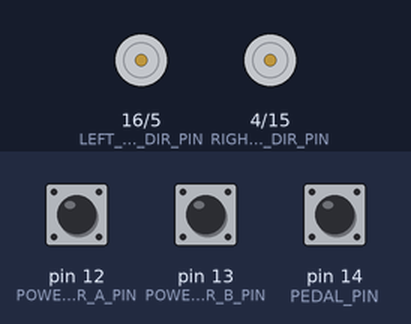
The sketch below on a simulated Arduino Uno, built with avr-gcc and run on an emulated ATmega328P. On the bench: direction and speed pins drawn as motors (green arrow = direction pin HIGH = forward, orange = LOW = backward, longer = more drive). The test bench sets the inputs (shaded band); at power-on: pin 14 (PEDAL_PIN) HIGH, pin 12 (POWER_WHEELS_SHIFTER_A_PIN) HIGH, pin 13 (POWER_WHEELS_SHIFTER_B_PIN) HIGH. What the sketch prints to the serial monitor is not drawn.

Above: at 1.2 s.
1.3 s: pin 14 (PEDAL_PIN) pulled LOW for 1 s
At 2.05 s:
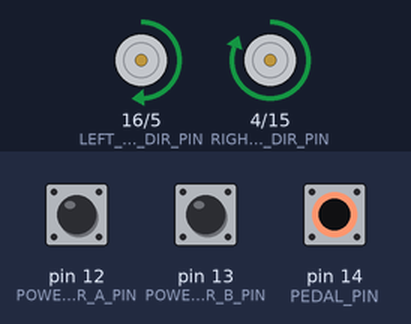
4.3 s: pin 12 (POWER_WHEELS_SHIFTER_A_PIN) pulled LOW for 0.15 s
5.9 s: pin 14 (PEDAL_PIN) pulled LOW for 3.2 s
At 8.9 s:
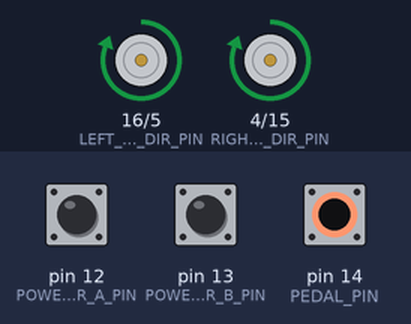
10.6 s: pin 12 (POWER_WHEELS_SHIFTER_A_PIN) pulled LOW for 3.2 s
15.3 s: pin 12 (POWER_WHEELS_SHIFTER_A_PIN) driven LOW and pin 14 (PEDAL_PIN) driven LOW
At 16.05 s:
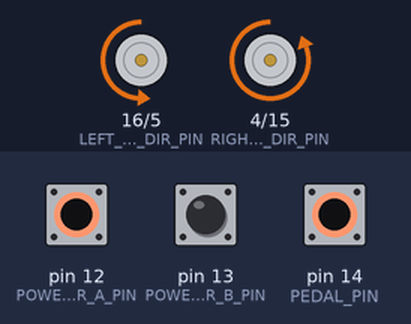
18.3 s: pin 14 (PEDAL_PIN) driven HIGH
At 20.25 s:
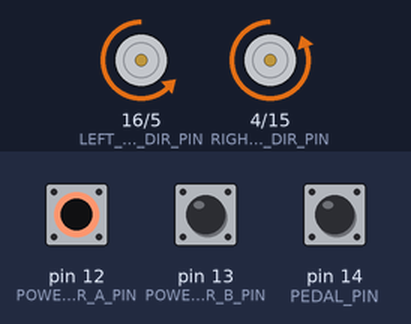
Timing chart, 0 to 22.3 s (numbered marks = the images above; inputs shaded):
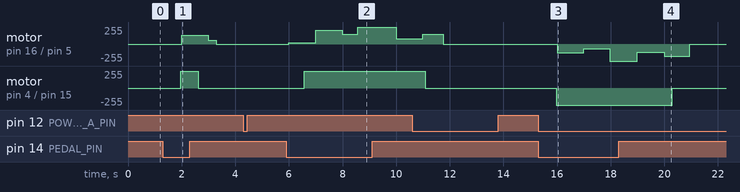

The sketch:

app.ino
```cpp
//  Motor Control PWM

/*
Pinout:

D5  | 14 | WHITE   |   PEDAL       - Momentary Switch for the throttle pedal
D6  | 12 | BLACK   |   SHIFTER_A   - Toggle switch, Shifter/Gear selector.
D7  | 13 | RED     |   SHIFTER_B   - Toggle switch, Shifter/Gear selector.
D0  | 16 | BROWN   |   DIR1        - Cytron Motor Controller, Left Motor Direction
D1  | 05 | BLUE    |   PWM1        - Cytron Motor Controller, Left Motor PWM
D2  | 04 | RED     |   DIR2        - Cytron Motor Controller, Right Motor Direction
D8  | 15 | ORANGE  |   PWM2        - Cytron Motor Controller, Right Motor PWM
GND | GND| GRAY    |   GND         - Gnd Reference to Cytron motor controller, and switches


Pins are defined in code as GPIO number, not D number.

D0:  GPIO16         Wake up from sleep      | No pull-up resistor, but pull-down instead, should be connected to RST to wake up
D1:  GPIO5          SCL (I²C)
D2:  GPIO4          SDA (I²C)
D3:  GPIO0          Boot mode select | 3.3V | No Hi-Z
D4:  GPIO2          Boot mode select | TX1 	| 3.3V (boot only) 	Don’t connect to ground at boot time
D5:  GPIO14         SCK (SPI)
D6:  GPIO12         MISO (SPI)
D7:  GPIO13         MOSI (SPI)
D8:  GPIO15         SS (SPI)         | 0V   | Pull-up resistor not usable
D9:  GPIO3  (RX)    RX0                     | Not usable during Serial transmission
D10: GOIO1  (TX)    TX0	                    | Not usable during Serial transmission
D11: GPIO9  (SD2)
D12: GPIO10 (SD3)


Notes: https://tttapa.github.io/ESP8266/Chap04%20-%20Microcontroller.html
Pin Mappings: https://www.electronicwings.com/nodemcu/nodemcu-gpio-with-arduino-ide
*/


// Pins used to tell the motor which direction to spin
#define  LEFT_MOTOR_DIR_PIN  16  // NodeMCU D0
#define  RIGHT_MOTOR_DIR_PIN 4  // NodeMCU D2

// Pins used to specify the PWM rate
//  must be one of 3, 5, 6, 9, 10 or 11 for Atmel 328 PWM
//  or any pin for ESP8266
#define  LEFT_MOTOR_PWM_PIN  5  // NodeMCU D1
#define  RIGHT_MOTOR_PWM_PIN 15 // NodeMCU D8

// Pushbutton
#define PEDAL_PIN 14        // NodeMCU D5
int pedal_state;            // the current reading from the input pin
int last_pedal_state = LOW; // the previous reading from the input pin


// Power Wheels Shifter Pins
#define POWER_WHEELS_SHIFTER_A_PIN 12 // NodeMCU D6
#define POWER_WHEELS_SHIFTER_B_PIN 13// NodeMCU D7
int shifter_state;          // Current state: 0: Top/High speed, 1: Middle/Low speed, 2: Bottom/Reverse/Low Speed
int shifter_state_prev;
int shifter_a_reading;
int shifter_b_reading;

// TOP: A: HIGH | B: LOW  | Full Speed
// MID: A: HIGH | B: HIGH | Low Speed
// BOT: A: LOW  | B: HIGH | Reverse

// Ramping
#define PEDAL_ACTIVATED 0
#define RAMPING_SPEED 3000 //ms to ramp up or down
#define MAX_PWM 1023 // 254 for Arduino, 1023 for ESP8266
// #define R ((MAX_PWM * log10(2))/(log10(1024)))
float motor_power = 0;
float set_power = 0;


// State Machine
int system_state = 0;
unsigned long previousMillis = 0;
unsigned long currentMillis = 0;

void setup() {
    pinMode(LEFT_MOTOR_DIR_PIN, OUTPUT); // Initialize pin for output
    pinMode(RIGHT_MOTOR_DIR_PIN, OUTPUT); // Initialize pin for output

    digitalWrite(LEFT_MOTOR_DIR_PIN,HIGH); // set DIR pin HIGH or LOW
    digitalWrite(RIGHT_MOTOR_DIR_PIN,HIGH); // set DIR pin HIGH or LOW

    pinMode(PEDAL_PIN, INPUT_PULLUP); // declare push button as input
    pinMode(POWER_WHEELS_SHIFTER_A_PIN, INPUT_PULLUP); // declare push button as input
    pinMode(POWER_WHEELS_SHIFTER_B_PIN, INPUT_PULLUP); // declare push button as input


    Serial.begin(115200);
    Serial.println("Motor Example");

}

void loop() {
    currentMillis = millis();
    pedal_state = digitalRead(PEDAL_PIN);

    if ( currentMillis % 1000 == 0) {
        Serial.print("system_state: ");
        Serial.print(system_state);
        Serial.print(", motor power: ");
        Serial.print(motor_power);
        Serial.print(", set power: ");
        Serial.print(set_power);
        // Serial.print(", millis in cycle: ");
        // Serial.println(currentMillis - previousMillis);
        Serial.print(" pedal: ");
        Serial.print(pedal_state);
        Serial.print(", shifter_a: ");
        Serial.print(shifter_a_reading);
        Serial.print(", shifter_b: ");
        Serial.print(shifter_b_reading);
        Serial.print(", shifter_state: ");
        Serial.print(shifter_state);
        Serial.print(", shifter_state_prev: ");
        Serial.println(shifter_state_prev);
    }

    switch (system_state) {
    case 0: // Motors off
        if (pedal_state == PEDAL_ACTIVATED) {
           system_state = 2;
        }
        break;
    case 1: // Motors ramping down
        if (pedal_state == PEDAL_ACTIVATED) {
           system_state = 2;
        }
        else {
            if (set_power > 0) {
            set_power = set_power - 0.04;
            }
            else {
             system_state = 0;
            }
        }
        break;
    case 2: // Motors ramping up
        if (pedal_state == PEDAL_ACTIVATED) {
            if (set_power < MAX_PWM) {
            set_power = set_power + 0.04;
            }
            else {
            system_state = 3;
            }
        }
        else {
           system_state = 1;
        }
        break;
    case 3: // Motors on full
        if (pedal_state != PEDAL_ACTIVATED) {
           system_state = 1;
        }
        break;
    default:
        // statements
        break;
    }


    // Read/change shifter state only when we're not moving
    if (set_power < 10) {
        shifter_a_reading = digitalRead(POWER_WHEELS_SHIFTER_A_PIN);
        shifter_b_reading = digitalRead(POWER_WHEELS_SHIFTER_B_PIN);

        if (shifter_a_reading & !shifter_b_reading) {
            shifter_state = 0; // Top Position
        }
        else if (shifter_a_reading & shifter_b_reading) {
            shifter_state = 1; // Middle Position
        }
        else  if (!shifter_a_reading & shifter_b_reading) {
            shifter_state = 2; // Bottom Position
        }


    }


   switch (shifter_state) {
    case 0: // Top - High Speed
        motor_power = set_power;
        if (shifter_state != shifter_state_prev) {
            digitalWrite(LEFT_MOTOR_DIR_PIN, HIGH); // set DIR pin HIGH or LOW
            digitalWrite(RIGHT_MOTOR_DIR_PIN, HIGH); // set DIR pin HIGH or LOW
        }
        break;
    case 1: // Middle - Low Speed
        motor_power = set_power / 2;
        if (shifter_state != shifter_state_prev) {
            digitalWrite(LEFT_MOTOR_DIR_PIN, HIGH); // set DIR pin HIGH or LOW
            digitalWrite(RIGHT_MOTOR_DIR_PIN, HIGH); // set DIR pin HIGH or LOW
        }
        break;
    case 2: // Bottom - Reverse & Low Speed
        motor_power = set_power / 2;
        if (shifter_state != shifter_state_prev) {
            digitalWrite(LEFT_MOTOR_DIR_PIN, LOW); // set DIR pin HIGH or LOW
            digitalWrite(RIGHT_MOTOR_DIR_PIN, LOW); // set DIR pin HIGH or LOW
        }
        break;
    default:
        motor_power = 0; // Fault Condition
        break;
    }

    analogWrite(LEFT_MOTOR_PWM_PIN, motor_power);
    analogWrite(RIGHT_MOTOR_PWM_PIN, motor_power);
    previousMillis = currentMillis;
    shifter_state_prev = shifter_state;
}
```

Measured:
- after the input at 1.3 s, motor on pin 16 (LEFT_MOTOR_DIR_PIN) / pin 5 (LEFT_MOTOR_PWM_PIN): stopped → forward 134/255 after 0.70 s, → forward 55/255 1.0 s later, → stopped 0.29 s later; motor on pin 4 (RIGHT_MOTOR_DIR_PIN) / pin 15 (RIGHT_MOTOR_PWM_PIN): stopped → forward 255/255 after 0.66 s, → stopped 0.66 s later
- after the input at 15.3 s, motor on pin 16 (LEFT_MOTOR_DIR_PIN) / pin 5 (LEFT_MOTOR_PWM_PIN): stopped → backward 134/255 after 0.70 s, → backward 69/255 1.0 s later, → backward 255/255 0.97 s later; motor on pin 4 (RIGHT_MOTOR_DIR_PIN) / pin 15 (RIGHT_MOTOR_PWM_PIN): stopped → backward 255/255 after 0.67 s
- after the input at 18.3 s, motor on pin 16 (LEFT_MOTOR_DIR_PIN) / pin 5 (LEFT_MOTOR_PWM_PIN): backward 255/255 → backward 120/255 after 0.70 s, → backward 184/255 1.0 s later, → stopped 0.96 s later; motor on pin 4 (RIGHT_MOTOR_DIR_PIN) / pin 15 (RIGHT_MOTOR_PWM_PIN): backward 255/255 → stopped after 2.0 s
